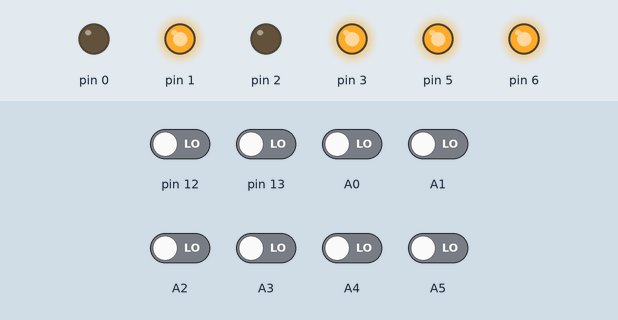
Recording of a sketch running on a simulated Arduino Uno, built with avr-gcc and run on an emulated ATmega328P. Shown: output pins drawn as LEDs (lit = HIGH). Inputs (shaded band) come from the test bench; at power-on: A0–5, pin 12, pin 13 LOW.

Above: at 1.2 s.
1.3 s: pin 12 driven HIGH
At 1.8 s:
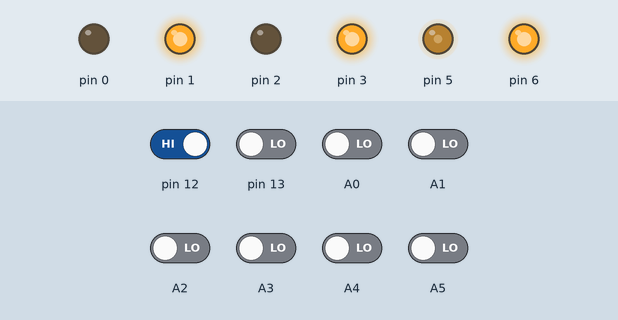
2.8 s: A0 driven HIGH
At 4.0 s:
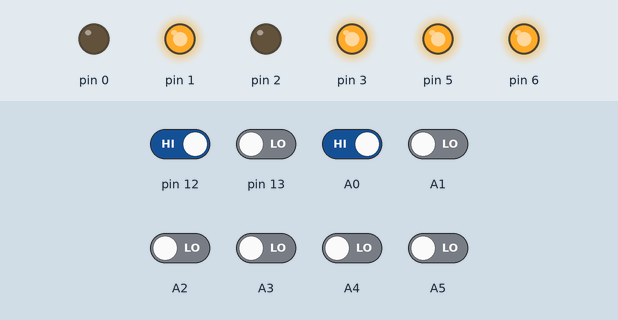
4.3 s: A1 driven HIGH
At 5.2 s:
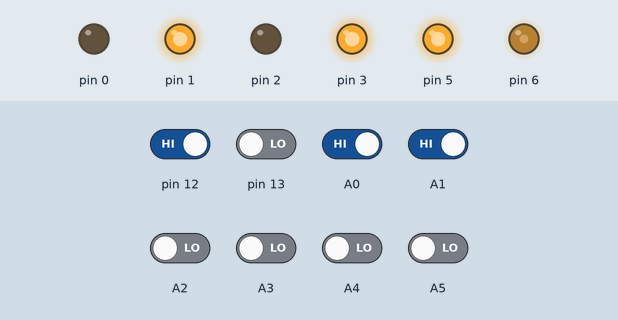
5.8 s: pin 13 driven HIGH
At 6.4 s:
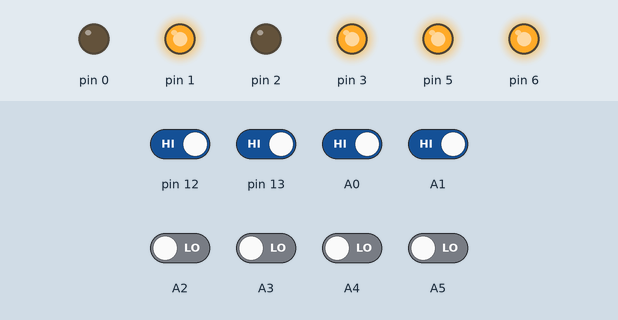
7.3 s: A5 driven HIGH
At 7.6 s:
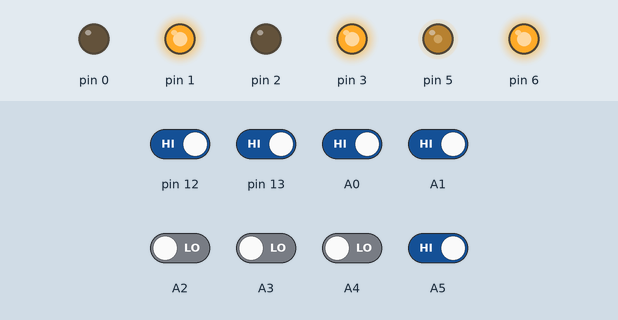
8.8 s: A4 driven HIGH
At 9.9 s:
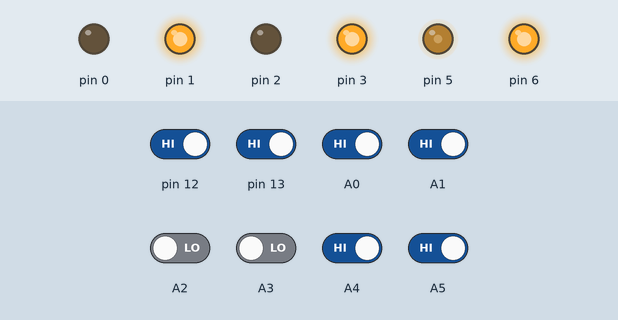
Timing chart, 0 to 11.3 s (numbered marks = the images above; inputs shaded):
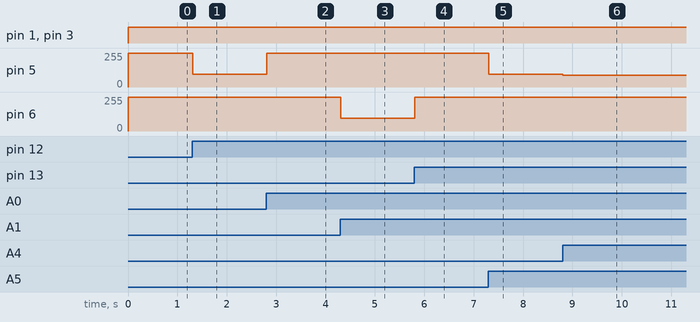

Measured:
- after the input at 1.3 s, pin 5: 255/255 → 97/255 at once
- after the input at 2.8 s, pin 5: 97/255 → 255/255 at once
- after the input at 4.3 s, pin 6: 255/255 → 97/255 at once
- after the input at 5.8 s, pin 6: 97/255 → 255/255 at once
- after the input at 7.3 s, pin 5: 255/255 → 97/255 at once
- after the input at 8.8 s, pin 5: 97/255 → 89/255 at once

The sketch:

line_follower.ino
```cpp
#include "car.h"
#include "sensor.h"

// comment if out if the line is not WHITE
//#define WHITE_LINE

// create a car object
CAR car;  // 0,1; 2,3, pwm 6; 5
SENSOR sensor(A0, A1, A2, A3, A4, A5, 13, 12);  // create a IR sensor class with sensor input pin from left to right
int pid;  // pid variable
float pid_p, pid_i, pid_d;  // proportional intregal and derevative variable
float pid_pc, pid_ic, pid_dc; // pid constants
int error, prev_error;  // error variables
int *sensor_ip; // to store the sensor sensor data

void setup() {

  car.init(Motor(3,2,5), Motor(1,0,6)); // initilize the motor with wheel
  sensor.init();    // initilize the IR sensor

  pid_pc = 20.0f;    // proportional constant
  pid_ic = 0;       // intregal constant
  pid_dc = 0.5f;    // derevative constant
  error = prev_error = 0;   // set initial error zero

}


void loop() {

  error = 0;      // set error = 0  for every loop
  sensor_ip = sensor.getInput();    // get data from the ir sensor

  // read data from left 4 sensors
  for (int i = 0; i < 4; i++) {
    error = sensor_ip[i] * (i - 4);   // generate -ve error
    // get max -ve error and break
    if (error != 0)
      break;
  }

  // read data from right 4 sensors
  for (int i = 7; i > 3; i--) {
    int _tmp = sensor_ip[i] * (i - 3);   // generate +ve error
    // get max +ve error and break
    if (_tmp != 0) {
      error += _tmp;
      break;
    }
  }

  /****************   calculate pid   ***********************/
  pid_p = pid_pc * error;   // calculate proportional error
  pid_d = pid_dc * (error - prev_error);  // calculate deravative error
  pid = (int) (pid_p + pid_i + pid_d);    // calculate pid value
  prev_error = error;   // set error = previous error to use in next iteration
  pid = map(abs(pid), 0, 255, 150, 255);  // map the pid value to the analog output value to drive motor

  if (error < 0) {
    car.moveLeft_fwd(255, pid); // move left
  } else if (error > 0) {
    car.moveRight_fwd(255, pid);  // move right
  } else {
    car.fwd(255);   // move forword
  }

  delay(10);    // delay to derevative value work properly

}
```

car.cpp
```cpp
#include "car.h"

// default constructor of car
CAR::CAR() {

}

// initilize CAR
void CAR::init(Motor motor_left, Motor motor_right) {
    this->motor_left = motor_left;
    this->motor_right = motor_right;
    this->motor_left.init();
    this->motor_right.init();
}

// stop car
void CAR::stop() {
  this->motor_left.stop();
  this->motor_right.stop();
}

// move forword
void CAR::fwd() {
  this->motor_left.fwd(speed);
  this->motor_right.fwd(speed);
}

// move forword with a  speed given
void CAR::fwd(int s) {
  carSpeed(s);
  fwd();
}

// move backword
void CAR::bkwd() {
  this->motor_left.bkwd(speed);
  this->motor_right.bkwd(speed);
}

// move backword with a speed given
void CAR::bkwd(int s) {
  carSpeed(s);
  bkwd();
}

// turn car right
void CAR::turnRight() {
  this->motor_left.fwd(rotate_speed);
  this->motor_right.bkwd(rotate_speed);
}

// turn car right with a speed given
void CAR::turnRight(int s) {
  carRotationSpeed(s);
  turnRight();
}

// tunt car left
void CAR::turnLeft() {
  this->motor_left.bkwd(rotate_speed);
  this->motor_right.fwd(rotate_speed);
}

// turn the car left with a speed given
void CAR::turnLeft(int s) {
  carRotationSpeed(s);
  turnLeft();
}

// move car forword while turning right
void CAR::moveRight_fwd(int cs, int s) {
  int tmp = cs - s;
  if (tmp < 0) {
    tmp = 0;
  }

  this->motor_left.fwd(cs);
  this->motor_right.fwd(tmp);
}


// move car forword while turning left
void CAR::moveLeft_fwd(int cs, int s) {
  int tmp = cs - s;
  if (tmp < 0) {
    tmp = 0;
  }

  this->motor_left.fwd(tmp);
  this->motor_right.fwd(cs);
}

// set the speed of the car
void CAR::carSpeed(int s) {
  if(s > 255)
    s = 255;
  else if(s < 0)
    s = 0;
  this->speed = s;
}

// set the rotation speed
void CAR::carRotationSpeed(int s) {
  if(s > 255)
    s = 255;
  else if(s < 0)
    s = 0;
  this->rotate_speed = s;
}
```

car.h
```cpp
#include "motor.h"

class CAR {
private:
  int speed = 150;    // set a default car speed
  int rotate_speed = 150; // set a default car rotation speed
  Motor motor_left, motor_right;    // motor variable
public:

  CAR();  // constructor of car
  void init(Motor, Motor);  // to initilize the car
  void stop();
  void fwd();
  void fwd(int);
  void bkwd();
  void bkwd(int);
  void turnRight();
  void turnRight(int);
  void turnLeft();
  void turnLeft(int);
  void moveRight_fwd(int, int);
  void moveLeft_fwd(int, int);
  void carSpeed(int);
  void carRotationSpeed(int);
};
```

motor.cpp
```cpp
#include "motor.h"

Motor::Motor() {

}

// constructor of motor
Motor::Motor(int p1, int p2, int en) {
  this->pin1 = p1;
  this->pin2 = p2;
  this->enable = en;
}


// initilize the motor
void Motor::init() {
  // set the outpins
  pinMode(pin1, OUTPUT);
  pinMode(pin2, OUTPUT);
  pinMode(enable, OUTPUT);
  // set all the pins low
  digitalWrite(pin1, LOW);
  digitalWrite(pin2, LOW);
  // set motor enable pin 0 pwm
  analogWrite(enable, 0);
  speed = 0;
}

// start motor
void Motor::start() {
  analogWrite(enable, speed);
}

// stop motor
void Motor::stop() {
  analogWrite(enable, 0);
}

// rotate fwd direction
void Motor::fwd() {
  start();
  digitalWrite(pin1, HIGH);
  digitalWrite(pin2, LOW);
}

// rotate fwd directon with a speed
void Motor::fwd(int s) {
  MSpeed(s);
  fwd();
}

// motor rotate backword direction
void Motor::bkwd() {
  start();
  digitalWrite(pin1, LOW);
  digitalWrite(pin2, HIGH);
}

// motor rotate backword direction with speed
void Motor::bkwd(int s) {
  MSpeed(s);
  bkwd();
}

// set motor speed
void Motor::MSpeed(int s) {
  if (s > 255)
    s = 255;
  else if (s < 0)
    s = 0;
  this->speed = s;
}
```

motor.h
```cpp
#include <Arduino.h>

class Motor {
  private:
    int pin1, pin2;   // 2 pins of motor
    int enable;       // enable pin to controll motor speed
    int speed;        // motor speed
  public:
    Motor();    // default constructor
    Motor(int p1, int p2, int en);    // motor constructor
    void init();
    void start();
    void stop();
    void fwd();
    void fwd(int);
    void bkwd();
    void bkwd(int);
    void MSpeed(int);
};
```

sensor.cpp
```cpp
#include "sensor.h"

// set ping left to right
SENSOR::SENSOR(int p0, int p1, int p2, int p3, int p4, int p5, int p6, int p7) {
  // set pins of sensor
  pins[0] = p0;
  pins[1] = p1;
  pins[2] = p2;
  pins[3] = p3;
  pins[4] = p4;
  pins[5] = p5;
  pins[6] = p6;
  pins[7] = p7;
}

// initilize sensor
void SENSOR::init() {
  for (int i = 0; i < 8;  i++) {
    pinMode(pins[i], INPUT);    // set pins as input
    inputArray[i] = 0;          // initilize input array with 0
  }
}

// return the data from sensor array
int* SENSOR::getInput() {

  // read the sensors values
  for (int i = 0; i < 8; i++)
    inputArray[i] = digitalRead(pins[i]);

  // if the line is black then execute
  // #ifdef WHITE_LINE
  //   for (int i = 0; i < 8; i++)
  //     inputArray[i] = !inputArray[i];   // not operation to invert the value
  // #endif

  for (int i = 0; i < 8; i++)
      inputArray[i] = !inputArray[i];   // not operation to invert the value

  return inputArray;  // return sensor data
}
```

sensor.h
```cpp
#include <Arduino.h>

//#define BLACK_LINE
//#define WHITE_LINE

class SENSOR {
private:
  int pins[8];    // sensor pins array
  int inputArray[8];  // input array

public:
  SENSOR(int,int,int,int,int,int,int,int);  // constructor
  void init();
  int* getInput();

};
```
